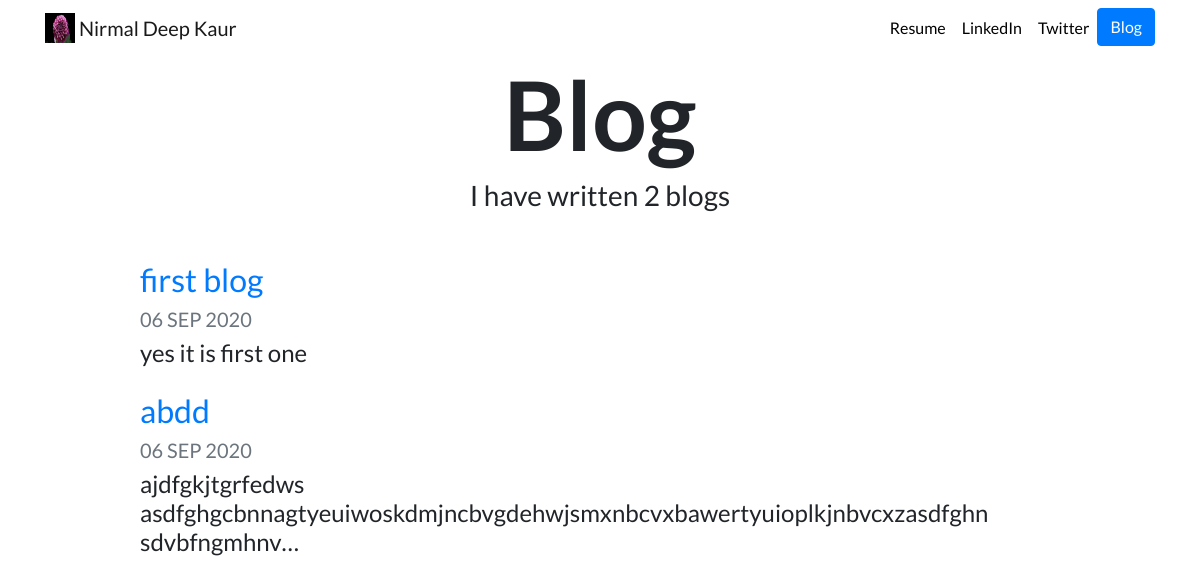
Screenshot of /blog/ with the database file from the repository.
### blog/models.py (models this page shows, shortened)
class Blog(models.Model):
    title = models.TextField(max_length=200)
    description = models.TextField()
    date = models.DateField()

### blog/views.py (the view)
# urls.py: path('',views.all_blogs, name='all_blogs'),
def all_blogs(request):
    blogs = Blog.objects.order_by('-date')
    return render(request, 'blog/all_blogs.html', {'blogs':blogs})

### blog/templates/blog/all_blogs.html
{% extends 'portfolio/base.html' %}
{% load static %}
{% block content %}
<h1 id="blogtitle" class="font-weight-bold text-center">Blog</h1>
<h3 class="text-center mb-5"> I have written {{ blogs.count }} blog{{ blogs.count|pluralize }} </h3>
{% for blog in blogs %}
<div class="row justify-content-center my-3">
    <div class="col-md-10">
    <a href="{% url 'blog:detail' blog.id  %}">
        <h2>{{ blog.title }}</h2>
    </a>
    <h5 class="text-muted">{{ blog.date|date:'d M Y'|upper }}</h5>
    <h4>{{ blog.description|striptags|truncatechars:100 }}</h4>
    </div>
</div>
{% endfor %}
{% endblock %}

### portfolio/static/portfolio/coustom.css (style rules this page uses)
body { font-family: 'Lato', sans-serif; }
#blogtitle { font-size: 6rem; }

### rows the page displays
Blog: title "first blog", date "06 SEP 2020", description "yes it is first one"
Blog: title "abdd", date "06 SEP 2020", description "ajdfgkjtgrfedws asdfghgcbnnagtyeuiwoskdmjncbvgdehwjsmxnbcvxbawertyuioplkjnbvcxzasdfghn sdvbfngmhnv…"

### other values shown
{{ blogs.count }} "2"
